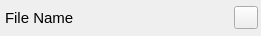
<?xml version="1.0" encoding="UTF-8"?>
<ui version="4.0">
 <class>FileListItemWidget</class>
 <widget class="QFrame" name="FileListItemWidget">
  <property name="geometry">
   <rect>
    <x>0</x>
    <y>0</y>
    <width>261</width>
    <height>36</height>
   </rect>
  </property>
  <property name="windowTitle">
   <string notr="true">FileListItem</string>
  </property>
  <property name="frameShape">
   <enum>QFrame::NoFrame</enum>
  </property>
  <property name="frameShadow">
   <enum>QFrame::Plain</enum>
  </property>
  <property name="lineWidth">
   <number>1</number>
  </property>
  <layout class="QGridLayout" name="gridLayout">
   <property name="leftMargin">
    <number>5</number>
   </property>
   <property name="topMargin">
    <number>3</number>
   </property>
   <property name="rightMargin">
    <number>3</number>
   </property>
   <property name="bottomMargin">
    <number>3</number>
   </property>
   <property name="horizontalSpacing">
    <number>3</number>
   </property>
   <item row="0" column="0">
    <widget class="QLabel" name="fileNameLabel">
     <property name="font">
      <font>
       <pointsize>11</pointsize>
      </font>
     </property>
     <property name="text">
      <string notr="true">File Name</string>
     </property>
    </widget>
   </item>
   <item row="0" column="1">
    <widget class="QLabel" name="emblemLabel">
     <property name="maximumSize">
      <size>
       <width>30</width>
       <height>30</height>
      </size>
     </property>
     <property name="text">
      <string/>
     </property>
     <property name="pixmap">
      <pixmap resource="resources.qrc">:/resources/icons/emblems/emblem-important.png</pixmap>
     </property>
     <property name="scaledContents">
      <bool>true</bool>
     </property>
    </widget>
   </item>
   <item row="0" column="2">
    <widget class="QLabel" name="lineCountLabel">
     <property name="sizePolicy">
      <sizepolicy hsizetype="Maximum" vsizetype="Preferred">
       <horstretch>0</horstretch>
       <verstretch>0</verstretch>
      </sizepolicy>
     </property>
     <property name="minimumSize">
      <size>
       <width>20</width>
       <height>0</height>
      </size>
     </property>
     <property name="text">
      <string notr="true"/>
     </property>
    </widget>
   </item>
   <item row="0" column="3">
    <widget class="QToolButton" name="closeButton">
     <property name="text">
      <string/>
     </property>
     <property name="icon">
      <iconset resource="resources.qrc">
       <normaloff>:/resources/icons/actions/window-close.png</normaloff>:/resources/icons/actions/window-close.png</iconset>
     </property>
     <property name="iconSize">
      <size>
       <width>16</width>
       <height>16</height>
      </size>
     </property>
    </widget>
   </item>
  </layout>
 </widget>
 <resources>
  <include location="resources.qrc"/>
 </resources>
 <connections/>
</ui>
